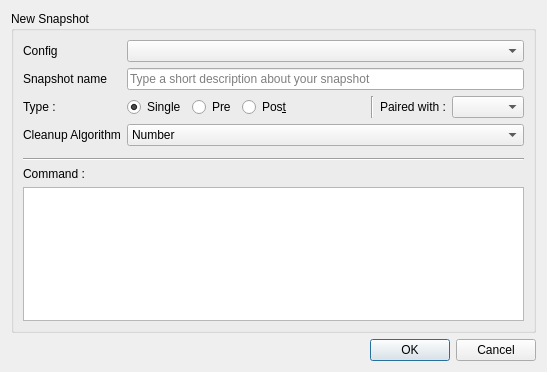
<?xml version="1.0" encoding="UTF-8"?>
<ui version="4.0">
 <class>dlgNewSnapshot</class>
 <widget class="QDialog" name="dlgNewSnapshot">
  <property name="geometry">
   <rect>
    <x>0</x>
    <y>0</y>
    <width>547</width>
    <height>372</height>
   </rect>
  </property>
  <property name="windowTitle">
   <string>New Snapshot</string>
  </property>
  <layout class="QVBoxLayout" name="verticalLayout">
   <item>
    <widget class="QGroupBox" name="groupBox">
     <property name="title">
      <string>New Snapshot</string>
     </property>
     <layout class="QFormLayout" name="formLayout">
      <item row="0" column="0">
       <widget class="QLabel" name="label_8">
        <property name="text">
         <string>Config</string>
        </property>
       </widget>
      </item>
      <item row="0" column="1">
       <widget class="QComboBox" name="cmbConfigs">
        <property name="sizePolicy">
         <sizepolicy hsizetype="Expanding" vsizetype="Fixed">
          <horstretch>0</horstretch>
          <verstretch>0</verstretch>
         </sizepolicy>
        </property>
       </widget>
      </item>
      <item row="1" column="0">
       <widget class="QLabel" name="label">
        <property name="text">
         <string>Snapshot name</string>
        </property>
       </widget>
      </item>
      <item row="1" column="1">
       <widget class="QLineEdit" name="lneName">
        <property name="placeholderText">
         <string>Type a short description about your snapshot</string>
        </property>
       </widget>
      </item>
      <item row="2" column="0">
       <widget class="QLabel" name="label_2">
        <property name="text">
         <string>Type :</string>
        </property>
       </widget>
      </item>
      <item row="2" column="1">
       <layout class="QHBoxLayout" name="horizontalLayout">
        <property name="rightMargin">
         <number>0</number>
        </property>
        <item>
         <widget class="QRadioButton" name="optSingle">
          <property name="text">
           <string>Single</string>
          </property>
          <property name="checked">
           <bool>true</bool>
          </property>
         </widget>
        </item>
        <item>
         <widget class="QRadioButton" name="optPre">
          <property name="text">
           <string>Pre</string>
          </property>
         </widget>
        </item>
        <item>
         <widget class="QRadioButton" name="optPost">
          <property name="text">
           <string>Pos&amp;t</string>
          </property>
         </widget>
        </item>
        <item>
         <spacer name="horizontalSpacer">
          <property name="orientation">
           <enum>Qt::Horizontal</enum>
          </property>
          <property name="sizeHint" stdset="0">
           <size>
            <width>40</width>
            <height>20</height>
           </size>
          </property>
         </spacer>
        </item>
        <item>
         <widget class="Line" name="line">
          <property name="orientation">
           <enum>Qt::Vertical</enum>
          </property>
         </widget>
        </item>
        <item>
         <widget class="QLabel" name="lblPaired">
          <property name="text">
           <string>Paired with :</string>
          </property>
         </widget>
        </item>
        <item>
         <widget class="QComboBox" name="cmbPaired">
          <property name="sizePolicy">
           <sizepolicy hsizetype="Preferred" vsizetype="Expanding">
            <horstretch>0</horstretch>
            <verstretch>0</verstretch>
           </sizepolicy>
          </property>
         </widget>
        </item>
       </layout>
      </item>
      <item row="5" column="0">
       <widget class="QLabel" name="label_5">
        <property name="text">
         <string>Cleanup Algorithm</string>
        </property>
       </widget>
      </item>
      <item row="5" column="1">
       <widget class="QComboBox" name="cmbCleanAlgo">
        <property name="sizePolicy">
         <sizepolicy hsizetype="Expanding" vsizetype="Fixed">
          <horstretch>0</horstretch>
          <verstretch>0</verstretch>
         </sizepolicy>
        </property>
        <item>
         <property name="text">
          <string>Number</string>
         </property>
        </item>
        <item>
         <property name="text">
          <string>Timeline</string>
         </property>
        </item>
        <item>
         <property name="text">
          <string>Empty-pre-post</string>
         </property>
        </item>
       </widget>
      </item>
      <item row="6" column="1">
       <spacer name="verticalSpacer">
        <property name="orientation">
         <enum>Qt::Vertical</enum>
        </property>
        <property name="sizeHint" stdset="0">
         <size>
          <width>20</width>
          <height>40</height>
         </size>
        </property>
       </spacer>
      </item>
      <item row="8" column="0" colspan="2">
       <widget class="QLabel" name="label_6">
        <property name="text">
         <string>Command :</string>
        </property>
       </widget>
      </item>
      <item row="9" column="0" colspan="2">
       <widget class="QTextBrowser" name="txtCommandDisplay"/>
      </item>
      <item row="7" column="0" colspan="2">
       <widget class="Line" name="line_2">
        <property name="orientation">
         <enum>Qt::Horizontal</enum>
        </property>
       </widget>
      </item>
     </layout>
    </widget>
   </item>
   <item>
    <widget class="QDialogButtonBox" name="buttonBox">
     <property name="orientation">
      <enum>Qt::Horizontal</enum>
     </property>
     <property name="standardButtons">
      <set>QDialogButtonBox::Cancel|QDialogButtonBox::Ok</set>
     </property>
    </widget>
   </item>
  </layout>
 </widget>
 <resources/>
 <connections>
  <connection>
   <sender>buttonBox</sender>
   <signal>accepted()</signal>
   <receiver>dlgNewSnapshot</receiver>
   <slot>accept()</slot>
   <hints>
    <hint type="sourcelabel">
     <x>224</x>
     <y>356</y>
    </hint>
    <hint type="destinationlabel">
     <x>157</x>
     <y>274</y>
    </hint>
   </hints>
  </connection>
  <connection>
   <sender>buttonBox</sender>
   <signal>rejected()</signal>
   <receiver>dlgNewSnapshot</receiver>
   <slot>reject()</slot>
   <hints>
    <hint type="sourcelabel">
     <x>292</x>
     <y>362</y>
    </hint>
    <hint type="destinationlabel">
     <x>286</x>
     <y>274</y>
    </hint>
   </hints>
  </connection>
  <connection>
   <sender>optPost</sender>
   <signal>toggled(bool)</signal>
   <receiver>cmbPaired</receiver>
   <slot>setVisible(bool)</slot>
   <hints>
    <hint type="sourcelabel">
     <x>256</x>
     <y>79</y>
    </hint>
    <hint type="destinationlabel">
     <x>171</x>
     <y>113</y>
    </hint>
   </hints>
  </connection>
  <connection>
   <sender>optPost</sender>
   <signal>toggled(bool)</signal>
   <receiver>lblPaired</receiver>
   <slot>setVisible(bool)</slot>
   <hints>
    <hint type="sourcelabel">
     <x>254</x>
     <y>85</y>
    </hint>
    <hint type="destinationlabel">
     <x>68</x>
     <y>115</y>
    </hint>
   </hints>
  </connection>
 </connections>
</ui>
